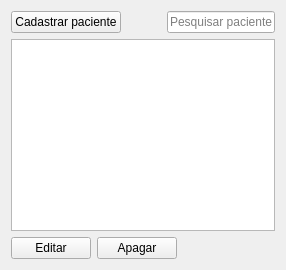
          <widget class="QWidget" name="Pacientes">
           <attribute name="title">
            <string>Pacientes</string>
           </attribute>
           <layout class="QVBoxLayout" name="verticalLayout_11">
            <item>
             <layout class="QVBoxLayout" name="verticalLayout">
              <item>
               <layout class="QHBoxLayout" name="horizontalLayout">
                <item>
                 <widget class="QPushButton" name="btnCadastroPac">
                  <property name="styleSheet">
                   <string notr="true"/>
                  </property>
                  <property name="text">
                   <string>Cadastrar paciente</string>
                  </property>
                 </widget>
                </item>
                <item>
                 <spacer name="horizontalSpacer_2">
                  <property name="orientation">
                   <enum>Qt::Orientation::Horizontal</enum>
                  </property>
                  <property name="sizeHint" stdset="0">
                   <size>
                    <width>40</width>
                    <height>20</height>
                   </size>
                  </property>
                 </spacer>
                </item>
                <item>
                 <widget class="QLineEdit" name="linePesquisaPac">
                  <property name="text">
                   <string/>
                  </property>
                  <property name="placeholderText">
                   <string>Pesquisar paciente</string>
                  </property>
                 </widget>
                </item>
               </layout>
              </item>
              <item>
               <widget class="QTableWidget" name="tw_pacientes"/>
              </item>
              <item>
               <layout class="QHBoxLayout" name="horizontalLayout_2">
                <item>
                 <widget class="QPushButton" name="btnEditarPac">
                  <property name="text">
                   <string>Editar</string>
                  </property>
                 </widget>
                </item>
                <item>
                 <widget class="QPushButton" name="btnApagarPac">
                  <property name="text">
                   <string>Apagar</string>
                  </property>
                 </widget>
                </item>
                <item>
                 <spacer name="horizontalSpacer">
                  <property name="orientation">
                   <enum>Qt::Orientation::Horizontal</enum>
                  </property>
                  <property name="sizeHint" stdset="0">
                   <size>
                    <width>40</width>
                    <height>20</height>
                   </size>
                  </property>
                 </spacer>
                </item>
               </layout>
              </item>
             </layout>
            </item>
           </layout>
          </widget>
